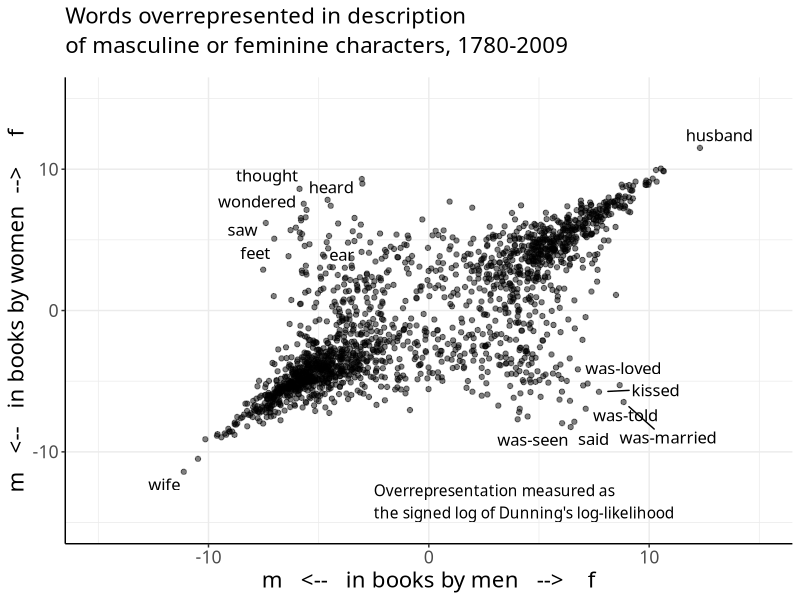
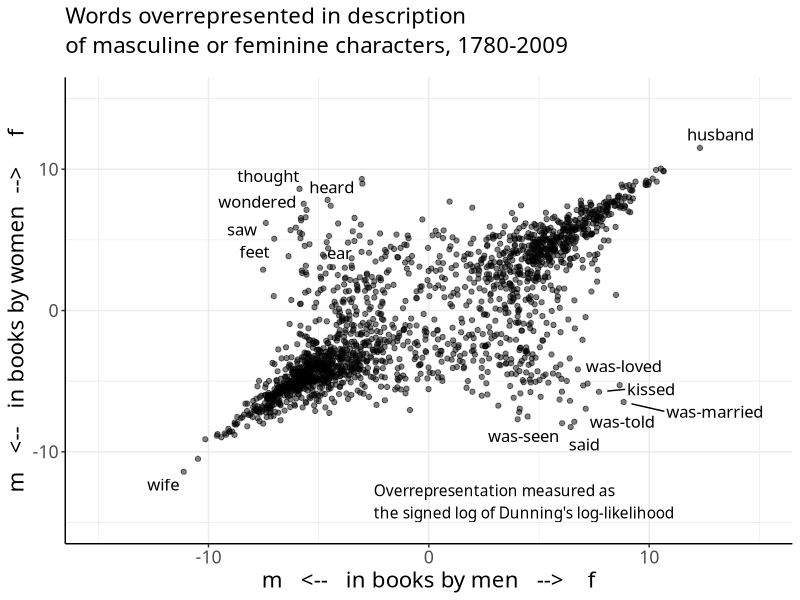

Reproduce these figures in R, in order.
this.dir <- dirname(parent.frame(2)$ofile)
setwd(this.dir)

persp <- read.csv('data4r.csv')
library(ggplot2)
library(dplyr)
library(ggrepel)
tolabel <- persp[persp$label != '', ]

p <- ggplot(persp, aes(m, f)) + 
  theme_bw() +
  geom_point(alpha = 0.5) +
  scale_y_continuous('m   <--   in books by women  -->     f', limits = c(-15, 15)) +
  scale_x_continuous('m   <--   in books by men   -->    f', limits = c(-15, 15)) +
  geom_text_repel(aes(m, f, label = label), force = 7, 
                  point.padding = 0.7, max.iter = 1200, size = 4.2,
                  family = "Avenir Next Medium") +
  ggtitle('Words overrepresented in description\nof masculine or feminine characters, 1780-2009') +
  theme(text = element_text(size = 16, family = "Avenir Next Medium"), 
        panel.border = element_blank(),
        axis.line = element_line(color = 'black'),
        plot.title = element_text(margin = margin(b = 14), size = 16, lineheight = 1.1)) +
  annotate('text', x = -2.5 , y = -13.5, label = "Overrepresentation measured as\nthe signed log of Dunning's log-likelihood", 
           hjust = 0, family = 'Avenir Next Medium', size = 3.9)

tiff("fig2plot2perspectives.tiff", height = 8, width = 8, units = 'in', res=400)
plot(p)
dev.off()
plot(p)